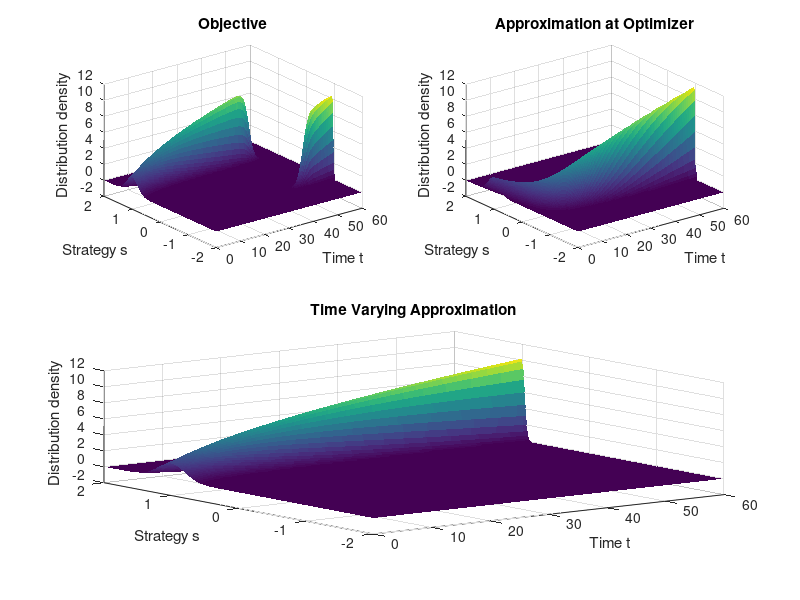

This figure's MATLAB source: (Note: this script raises an error after producing the figure.)
clc; clear; close all;

%% Global
S = (-2:0.01:2)';
n = numel(S);

%% Version 1: Stuck at local minima
% % Uniform initial distribution
% x0 = (1/n) .* ones(n,1); 

% Custom initial distribution
a = 1;
m0 = a * ones(n,1);

sigma0 = 0.2;

dist2 = (S - m0).^2;

x0 = exp(-dist2/(2*sigma0^2));
x0 = x0/sum(x0);

% Time
tspan = [0,60];

%  Objective minimization and derivatives
g = @(s) (3/2) * s.^4 - (1/4) * s.^3 - 3 * s.^2 + (3/4) * s + 1;
dg = @(s) 6 * s.^3 - (3/4) * s.^2 - 6 * s + 3/4;
ddg = @(s) 18 * s.^2 - (3/2) * s - 6;

F = @(x) x' * g(S) - g(S);              % Vector payoff

f = @(t,x) x .* (F(x) - x' * F(x));     % Replicator dynamics

[tg,xg] = ode45(f, tspan, x0);          % Simulate dynamics
xg = xg';

%% Approximation minimization centered at global minima
qg = @(s) (27/4) * (s + 1).^2 - 1;

Fqg = @(x) x' * qg(S) - qg(S);             % Vector payoff

fqg = @(t,x) x .* (Fqg(x) - x' * Fqg(x));  % Replicator dynamics

[tqg,xqg] = ode45(fqg, tspan, x0);         % Simulate dynamics
xqg = xqg';

%% Approximation minimization with time varying center
m = @(x) x' * S;

q = @(m,s) g(m) + ...
    dg(m) * (s - m) + ...
    0.5 * ddg(m) * (s - m).^2;

Fq = @(x) x' * q(m(x),S) - q(m(x),S);   % Vector payoff

fq = @(t,x) x .* (Fq(x) - x' * Fq(x));  % Replicator dynamics

[tq,xq] = ode45(fq, tspan, x0);         % Simulate dynamics
xq = xq';

%% Plots
% Distribution Evolution
dS = S(2)-S(1);
xgDensity = xg / dS;
xqgDensity = xqg / dS;
xqDensity = xq / dS;

figure;

subplot(2,2,1)
surf(tg,S,xgDensity,'EdgeColor','none');
xlabel('Time t');
ylabel('Strategy s');
zlabel('Distribution density');
title('Objective');
grid on;

subplot(2,2,2)
surf(tqg,S,xqgDensity,'EdgeColor','none');
xlabel('Time t');
ylabel('Strategy s');
zlabel('Distribution density');
title('Approximation at Optimizer');
grid on;

subplot(2,2,[3 4])
surf(tq,S,xqDensity,'EdgeColor','none');
xlabel('Time t');
ylabel('Strategy s');
zlabel('Distribution density');
title('Time Varying Approximation');
grid on;

sgtitle('Strategy Distribution Updates via Replicator Dynamics')

% Mean Trajectories
mg = S' * xg;
mqg = S' * xqg;
mq = S' * xq;

figure;

plot(tg,mg,'LineWidth',2,'Color','#1D2DCF');
hold on;
plot(tqg,mqg,'LineWidth',2,'Color','#CF1DB1');
plot(tq,mq,'LineWidth',2,'Color','#AE1DCF');
yline(-1,'k--','LineWidth',1.5);
hold off;

xlabel('Time t');
ylabel('Mean strategy m(t)');
title('Mean trajectories');
legend('m(t) for g','m_q(t) for q centered at optimizer', ...
    'm_q(t) for time varying q','Global minimizer s = -1');
grid on;
